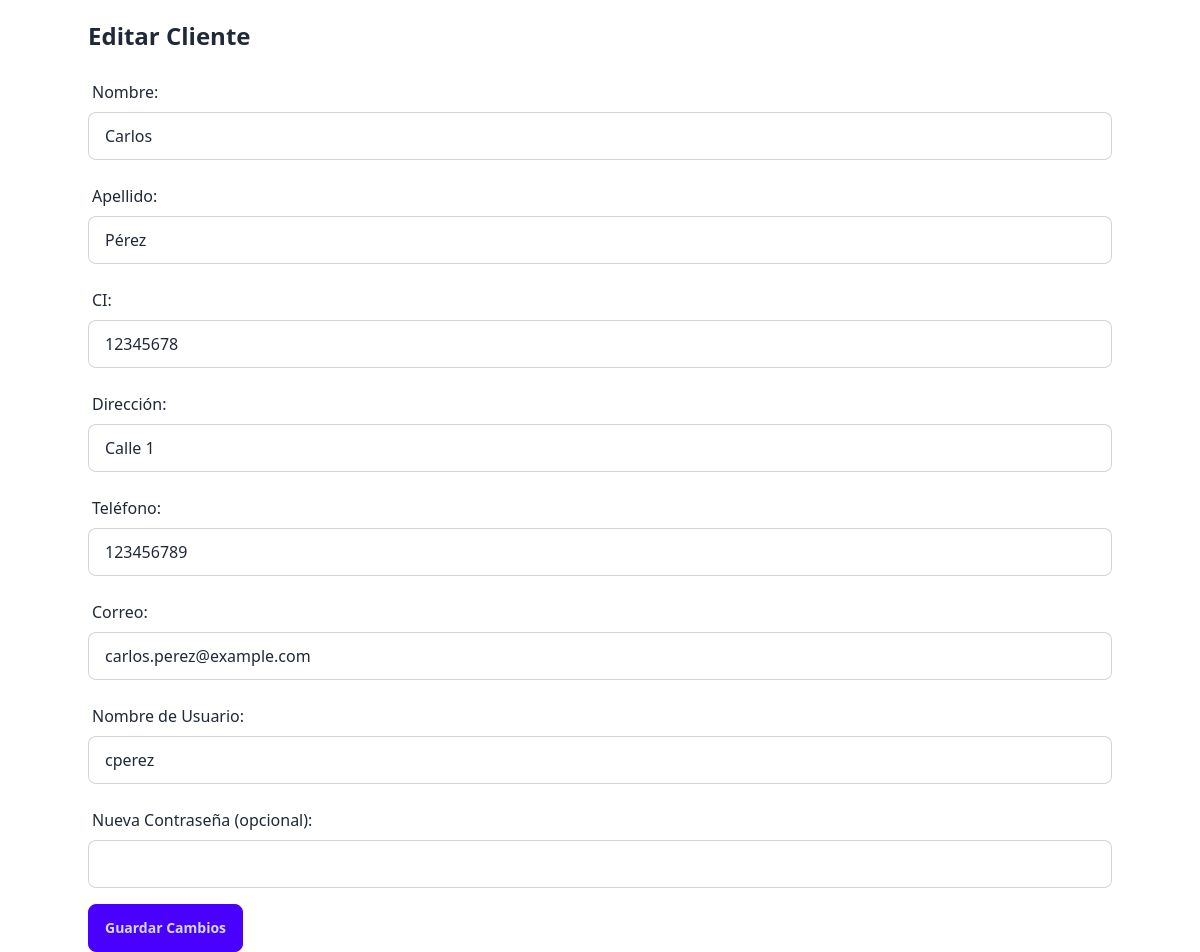
Screenshot of /app/controllers/gestionCuentasClientes/editar.php?id=1 (signed in) with the database file from the repository.
### tables this page shows
CREATE TABLE CLIENTES (
    codUsuarios INT AUTO_INCREMENT PRIMARY KEY,
    nombre VARCHAR(45),
    apellido VARCHAR(45),
    ci VARCHAR(45),
    direccion VARCHAR(45),
    telefono VARCHAR(45),
    correo VARCHAR(45),
    usuario VARCHAR(45),
    password VARCHAR(45),
    rol VARCHAR(45)
);

### app/controllers/gestionCuentasClientes/editar.php (the view, shortened to what this page needs)
<?php
include '../../config/conexion.php';
if (isset($_GET['id'])) {
    $id = $_GET['id'];
    $sql = "SELECT * FROM CLIENTES WHERE codUsuarios=?";
    $stmt = $conexion->prepare($sql);
    $stmt->bind_param("i", $id);
    $stmt->execute();
    $result = $stmt->get_result();
    if ($result->num_rows == 1) {
        $row = $result->fetch_assoc();
        $nombre = $row['nombre'];
        $apellido = $row['apellido'];
        $ci = $row['ci'];
        $direccion = $row['direccion'];
        $telefono = $row['telefono'];
        $correo = $row['correo'];
        $usuario = $row['usuario'];
    } else {
        $error = "Cliente no encontrado";
    }
} else {
    $error = "ID de cliente no especificado";
}
?>
<!DOCTYPE html>
<html lang="es">
<head>
    <link href="https://cdn.jsdelivr.net/npm/daisyui@4.12.10/dist/full.min.css" rel="stylesheet" type="text/css"/>
</head>
<body>
<div class="container mx-auto mt-5">
    <h1 class="text-2xl font-bold mb-5">Editar Cliente</h1>
    <form method="post" action="<?php echo htmlspecialchars($_SERVER["PHP_SELF"] . "?id=" . $id); ?>" class="space-y-4">
        <div class="form-control">
            <label for="nombre" class="label">Nombre:</label>
            <input type="text" class="input input-bordered" id="nombre" name="nombre" value="<?php echo htmlspecialchars($nombre); ?>" required>
        </div>
        <div class="form-control">
            <label for="apellido" class="label">Apellido:</label>
            <input type="text" class="input input-bordered" id="apellido" name="apellido" value="<?php echo htmlspecialchars($apellido); ?>" required>
        </div>
        <div class="form-control">
            <label for="ci" class="label">CI:</label>
            <input type="text" class="input input-bordered" id="ci" name="ci" value="<?php echo htmlspecialchars($ci); ?>" required>
        </div>
        <div class="form-control">
            <label for="direccion" class="label">Dirección:</label>
            <input type="text" class="input input-bordered" id="direccion" name="direccion" value="<?php echo htmlspecialchars($direccion); ?>">
        </div>
        <div class="form-control">
            <label for="telefono" class="label">Teléfono:</label>
            <input type="text" class="input input-bordered" id="telefono" name="telefono" value="<?php echo htmlspecialchars($telefono); ?>">
        </div>
        <div class="form-control">
            <label for="correo" class="label">Correo:</label>
            <input type="email" class="input input-bordered" id="correo" name="correo" value="<?php echo htmlspecialchars($correo); ?>" required>
        </div>
        <div class="form-control">
            <label for="usuario" class="label">Nombre de Usuario:</label>
            <input type="text" class="input input-bordered" id="usuario" name="usuario" value="<?php echo htmlspecialchars($usuario); ?>" required>
        </div>
        <div class="form-control">
            <label for="password" class="label">Nueva Contraseña (opcional):</label>
            <input type="password" class="input input-bordered" id="password" name="password">
        </div>
        <button type="submit" class="btn btn-primary">Guardar Cambios</button>
    </form>
</div>
<script src="https://cdn.tailwindcss.com"></script>
</body>
</html>

### rows the page displays
clientes: nombre "Carlos", apellido "Pérez", ci "12345678", direccion "Calle 1", telefono "123456789", correo "carlos.perez@example.com", usuario "cperez"
